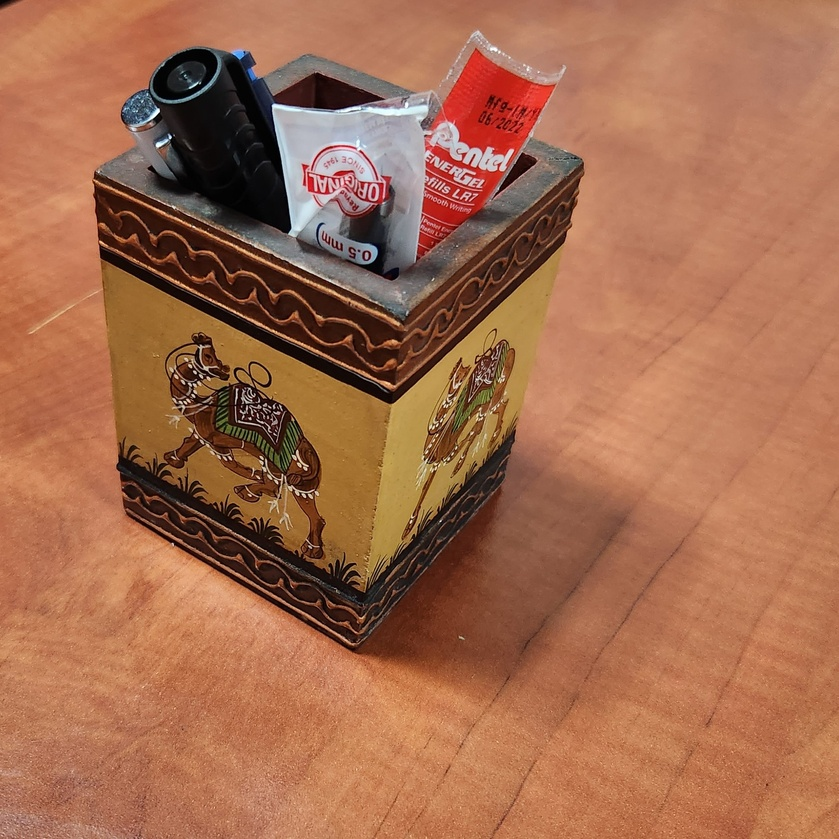
#> input picture week2/Sample Images/penstand_bright.jpg, 839 x 839 px, shrunk from 2072 x 2072 before the run, found by its file name
$ python histo_match.py
#> lines starting #> are read from the running program, lines starting #| are printed output that depends on the picture
import cv2 as cv
import numpy as np
from matplotlib import pyplot as plt

# Load the reference and input images
ref0 = cv.imread('penstand_bright.jpg')
#> ref0 is the input picture: shape (839, 839, 3); mean B, G, R 78.8, 107.8, 163.5
ref = cv.cvtColor(ref0, cv.COLOR_BGR2GRAY)
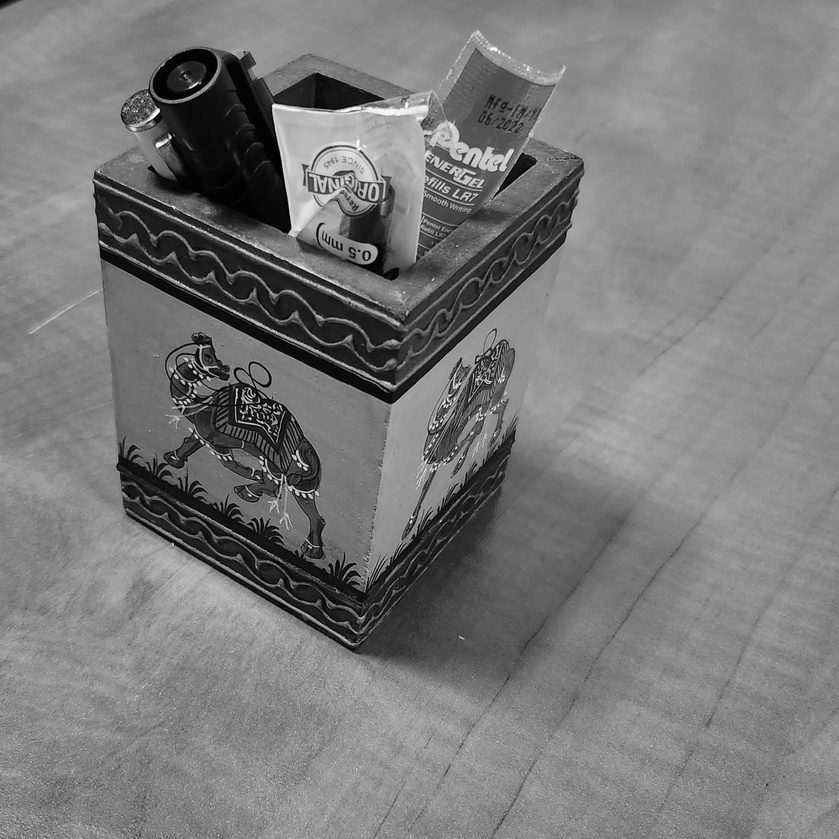
#> ref: shape (839, 839); min 0, max 254, mean 121.1

inp0 = cv.imread('penstand_lowlight2.jpg')
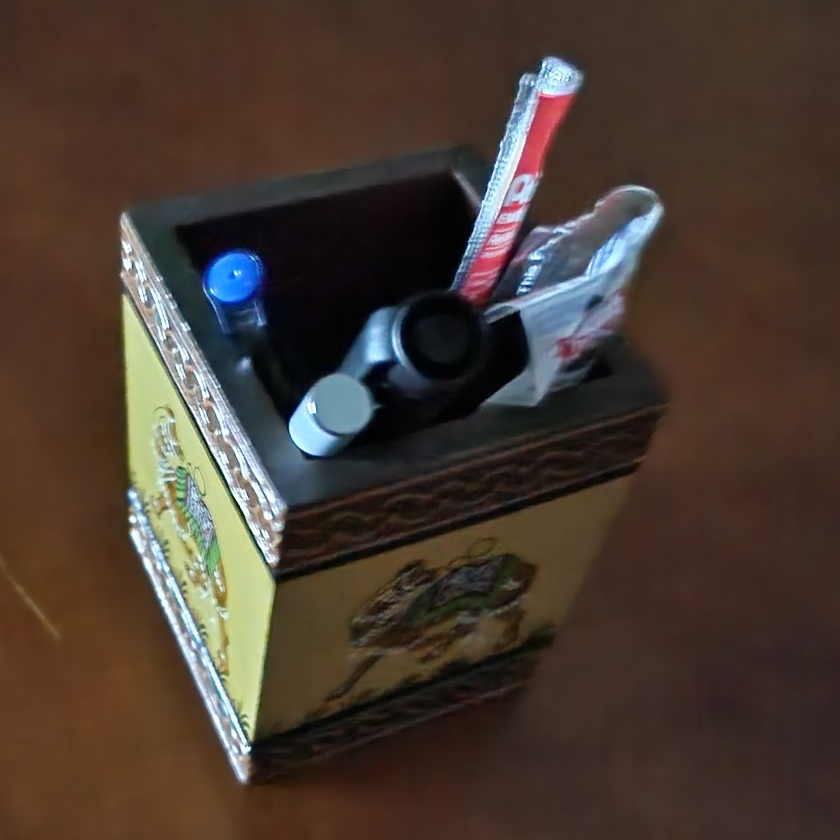
#> input picture week2/Sample Images/penstand_lowlight2.jpg, 840 x 840 px, shrunk from 2074 x 2074 before the run, found by its file name
#> inp0 is the input picture: shape (840, 840, 3); mean B, G, R 50.1, 59.3, 73.3
inp = cv.cvtColor(inp0, cv.COLOR_BGR2GRAY)
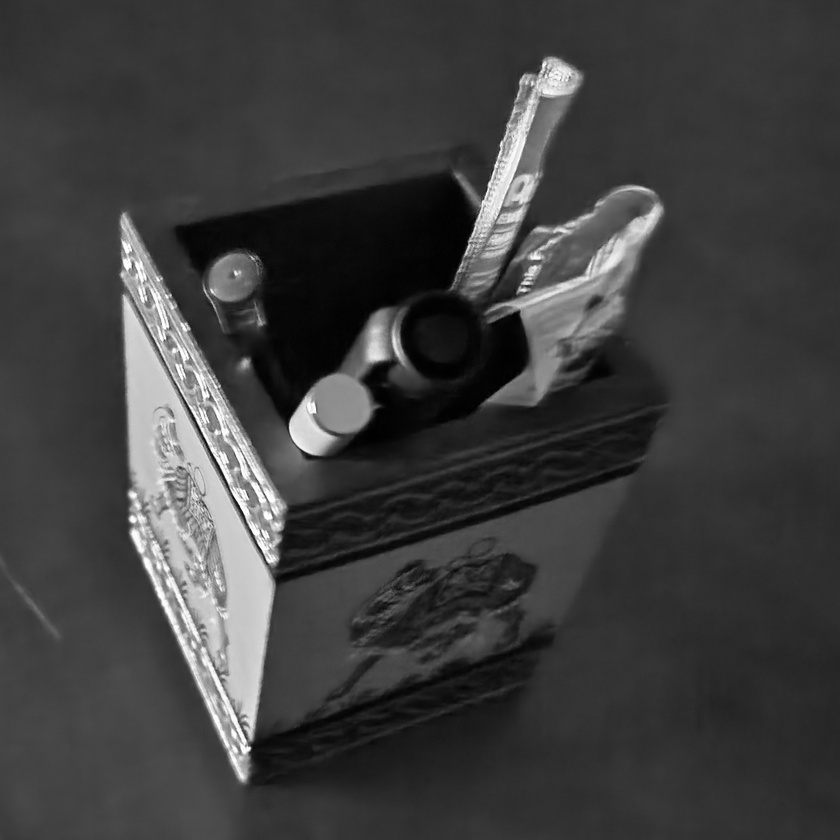
#> inp: shape (840, 840); min 0, max 255, mean 62.4

# Display the reference and input images
plt.figure(figsize=(20, 20))
plt.subplot(121)
plt.imshow(inp, cmap='gray', vmin=0, vmax=255)
plt.title('Input Image')
plt.axis('off')

plt.subplot(122)
plt.imshow(ref, cmap='gray', vmin=0, vmax=255)
plt.title('Reference Image')
plt.axis('off')

plt.show()
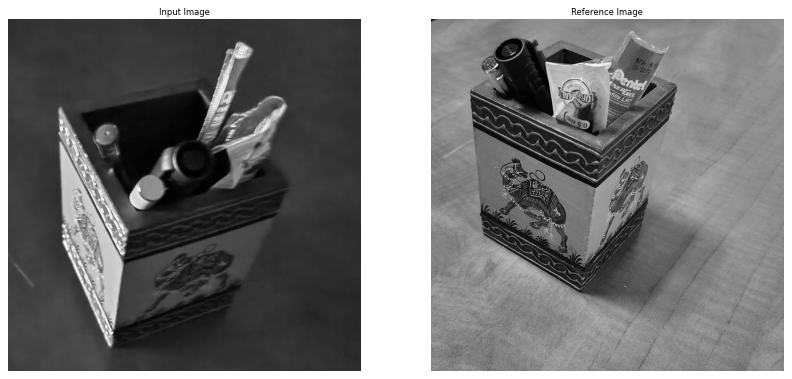
#> figure drawn by matplotlib, 2 panels

# Histogram matching
def histogram_matching(input_image, reference_image):
    matched_image = np.zeros_like(input_image)

    # Calculate histograms
    hist_input, bins_input = np.histogram(input_image.flatten(), 256, [0, 256])
#> hist_input = 256 values, max 33076 at index 54, min 12 at index 255, mean 2756.2; bins_input = 257 values from 0 to 256
    hist_ref, bins_ref = np.histogram(reference_image.flatten(), 256, [0, 256])
#> hist_ref = 256 values, max 19757 at index 141, min 0 at index 255, mean 2749.7; bins_ref = 257 values from 0 to 256

    # Calculate cumulative distribution functions (CDF)
    cdf_input = np.cumsum(hist_input) / np.sum(hist_input)
#> cdf_input = 256 values from 4.82e-05 to 1
    cdf_ref = np.cumsum(hist_ref) / np.sum(hist_ref)
#> cdf_ref = 256 values from 5.82e-05 to 1

    # Match histograms
    for i in range(256):
        idx = np.argmin(np.abs(cdf_input[i] - cdf_ref))
        matched_image[input_image == i] = idx
#> this loop made 256 passes
#> idx on passes 1 to 3: 0, 1, 3
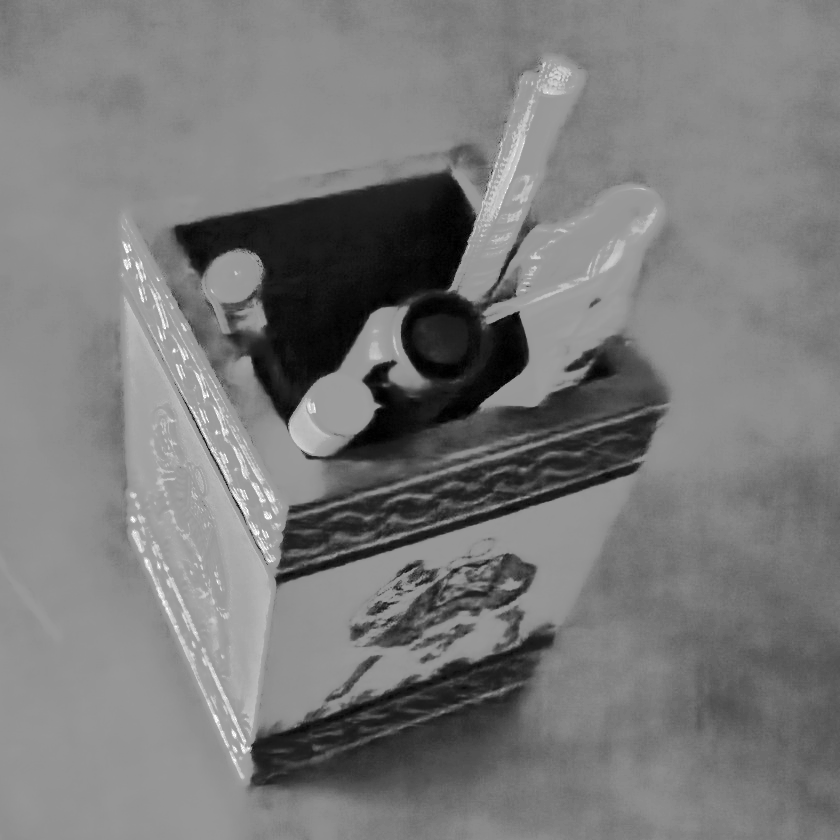
#> matched_image: shape (840, 840); min 0, max 254, mean 121.5

    return matched_image

# Perform histogram matching
matched_image = histogram_matching(inp, ref)

# Display the original input, reference, and matched images
plt.figure(figsize=(20, 20))
plt.subplot(131)
plt.imshow(inp, cmap='gray', vmin=0, vmax=255)
plt.title('Input Image')
plt.axis('off')

plt.subplot(132)
plt.imshow(ref, cmap='gray', vmin=0, vmax=255)
plt.title('Reference Image')
plt.axis('off')

plt.subplot(133)
plt.imshow(matched_image, cmap='gray', vmin=0, vmax=255)
plt.title('Matched Image')
plt.axis('off')

plt.show()
